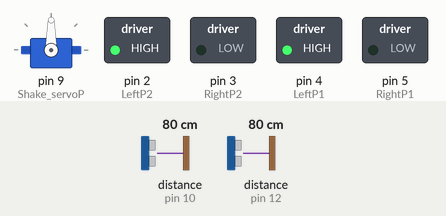
Bench run of a sketch on a simulated Arduino Uno, built with avr-gcc and run on an emulated ATmega328P. Shown: servo, switched loads named in the sketch (green lamp = pin HIGH). Wiring (inferred from the names in the program): 2 × ultrasonic range finder: trigger pin 11, echo pin 10 / trigger pin 13, echo pin 12. Dashed ring = blinking. The test bench sets the inputs (shaded band); at power-on: distance to the obstacle (sensors on pin 10, pin 12) 80 cm. The echo pulse lasts 58.3 µs per cm; pins used as bus, display or sensor lines are not drawn; what the sketch prints to the serial monitor is not drawn.

Above: at 1.2 s.
1.3 s: distance to the obstacle (sensor on pin 10) set to 24 cm
At 1.48 s:
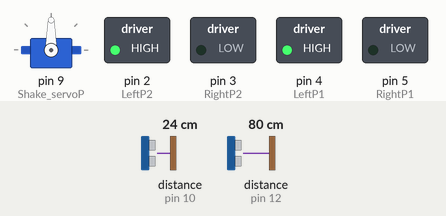
4.3 s: distance to the obstacle (sensor on pin 10) set to 18 cm
At 5.6 s:
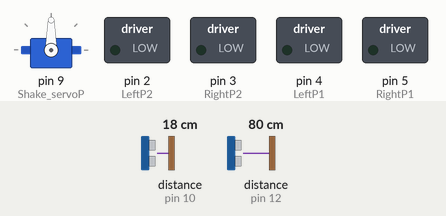
Timing chart, 0 to 7.3 s (numbered marks = the images above; inputs shaded):
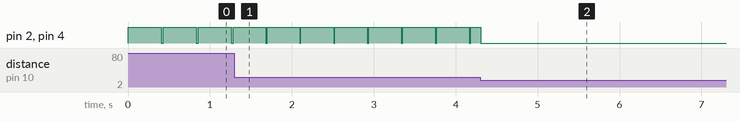

Measured:
- the behaviour switches between 21 and 20 cm on distance to the obstacle (sensor on pin 10) (found by bisection; images 1 and 2)
- after the input at 4.3 s, pin 5 (RightP1): stays LOW (without the input it goes to HIGH after 6.9 s)

The sketch:

find_mini.ino
```cpp
// 測距センサのピン番号
#include "Servo.h"
const int servoPin0 = 7; //腕部分右
const int servoPin1 = 8; //腕部分左
const int servoPinL = 6; //釣り上げ
const int Wall_Echo = 12; // Echo Pin
const int Wall_Trig = 13; // Trigger Pin
const int Object_Echo = 10; // Echo Pin
const int Object_Trig = 11; // Trigger Pin
Servo myservo;
Servo mortor0;
Servo mortor1;
Servo mortorL;
const int Shake_servoP = 9; //首振りservo Pin
const int LeftP1   = 4;//RIN
const int RightP1  = 5;//FIN
const int LeftP2   = 2;//RIN
const int RightP2  = 3;//FIN
double speed_of_sound = 331.5 + 0.6 * 20;
unsigned long lastTime=0;
unsigned long preMillisTime = 0;
unsigned long startTime;
int mode_check2 =0;//回る時0走る時1
bool motorRunning = false; // モーターが動作中かどうかを示すフラグ
// 制御パラメータ
const int n = 10;       // センサの差がn以上の場合に停止する閾値
const int n1 = 20;      // センサの片方の値がpoint以上の場合の前進時間 (ミリ秒)
const int n2 = 30;      // センサの片方の値がpoint以下point2以上の場合の前進時間 (ミリ秒)
const double point = 100;    // 前進する閾値
const double point2 = 20;   // 後進する閾値
const double point_min = 3;
const double point_stop = 10;
const double point_stop2 = 4;
int mode =0;
int Count=1;
int Count3=1;
int memory_n;
double currentMillis = 0;
double memory = 0;
double Distance3[24];
double getDistance(int trigPin, int echoPin) {
  digitalWrite(trigPin, LOW);
  delayMicroseconds(2);
  digitalWrite(trigPin, HIGH);
  delayMicroseconds(10);
  digitalWrite(trigPin, LOW);
  long duration = pulseIn(echoPin, HIGH);
  int distance = duration * 0.034 / 2;
  return distance;
}
void distance_check3(){
  double difference1 = getDistance(Object_Trig, Object_Echo);
  double difference2 = getDistance(Wall_Trig, Wall_Echo);
  Distance3[Count3] = difference2 - difference1; // 音速を340m/sに設定
  //評価する7つの値をそれぞれ格納
  Serial.print("W");
  Serial.print(getDistance(Wall_Trig, Wall_Echo));
  Serial.print("O");
  Serial.print(getDistance(Object_Trig, Object_Echo));
  Count3 = (Count3+1)%24;
  }

void move(int num_move){//停止0、前進 1、後退-1、右回転2、左回転-2
  if (num_move ==0){
    digitalWrite(RightP1, LOW);
    digitalWrite(LeftP1, LOW);
    digitalWrite(RightP2, LOW);
    digitalWrite(LeftP2, LOW);

  } else if(num_move ==-2){
    digitalWrite(RightP1, LOW);
    digitalWrite(LeftP1, HIGH);
    digitalWrite(RightP2, LOW);
    digitalWrite(LeftP2, HIGH);

  }else if(num_move ==2){
    digitalWrite(RightP1, HIGH);
    digitalWrite(LeftP1, LOW);
    digitalWrite(RightP2, HIGH);
    digitalWrite(LeftP2, LOW);

  }else if(num_move ==1){
    digitalWrite(RightP1, HIGH);
    digitalWrite(LeftP1, LOW);
    digitalWrite(RightP2, LOW);
    digitalWrite(LeftP2, HIGH);

  }else if(num_move ==-1){
    digitalWrite(RightP1, LOW);
    digitalWrite(LeftP1, HIGH);
    digitalWrite(RightP2, HIGH);
    digitalWrite(LeftP2, LOW);

  }
}
int findMaxIndex(double arr[], int size) {
    int maxIndex = 0; // 最小値のインデックスを初期化
    double maxValue = arr[0]; // 最小値を初期化

    // リストを走査して最小値とそのインデックスを見つける
    for (int i = 1; i < size; ++i) {
        if (arr[i] > maxValue) {
            maxValue = arr[i];
            maxIndex = i;
        }
    }

    return maxIndex; // 最小値のインデックスを返す
}
void setup() {
  // シリアル通信を開始
  Serial.begin(9600);
  // 測距センサのピンを設定
  Serial.begin( 9600 );
  myservo.attach(Shake_servoP);
  pinMode(LeftP1, OUTPUT);
  pinMode(RightP1, OUTPUT);
  pinMode(LeftP2, OUTPUT);
  pinMode(RightP2, OUTPUT);
  pinMode( Wall_Echo, INPUT );
  pinMode( Wall_Trig, OUTPUT );
  pinMode( Object_Echo, INPUT );
  pinMode( Object_Trig, OUTPUT );
}

void loop() {
  currentMillis = millis();
  myservo.write(90);
  if(mode==0){//遠い間は大回転して近い方へ
    if (getDistance(Object_Trig, Object_Echo)<point2&&getDistance(Wall_Trig, Wall_Echo) > point2+3){//壁じゃない
      mode = 3;
    }else {
      if (!motorRunning) {
        move(-2);
        startTime = millis(); // 動作開始時間を記録
        motorRunning = true;
      }else{
        currentMillis = millis();
        if(currentMillis- startTime>=396){
          move(0);
          distance_check3();
          motorRunning = false;
          if (Count3 ==0){
            mode=1;

          }
        }
      }
    }
  }
  if (mode ==1){
    if (!motorRunning) {//一番近い壁の方向を向く
      move(-2);
      startTime = millis(); // 動作開始時間を記録
      motorRunning = true;
    }else{
      currentMillis = millis();
      int a = findMaxIndex(Distance3, 24);
      Serial.println(a);
      if(currentMillis- startTime>= a * 396){//ここの秒数を調節
        move(0);
        motorRunning = false;
        lastTime = millis();
        mode =2;
      }
    }
  }
  if(mode==2){//本体を大雑把に進める
    if (!motorRunning) {
      move(1);
      startTime = millis(); // 動作開始時間を記録
      motorRunning = true;
    }else{
      currentMillis = millis();
      if(currentMillis- startTime>=3000){
        move(0);
        motorRunning = false;
        mode =0;
      }
    }
  }
  if(mode==3){
    move(0);
  }
}
```
